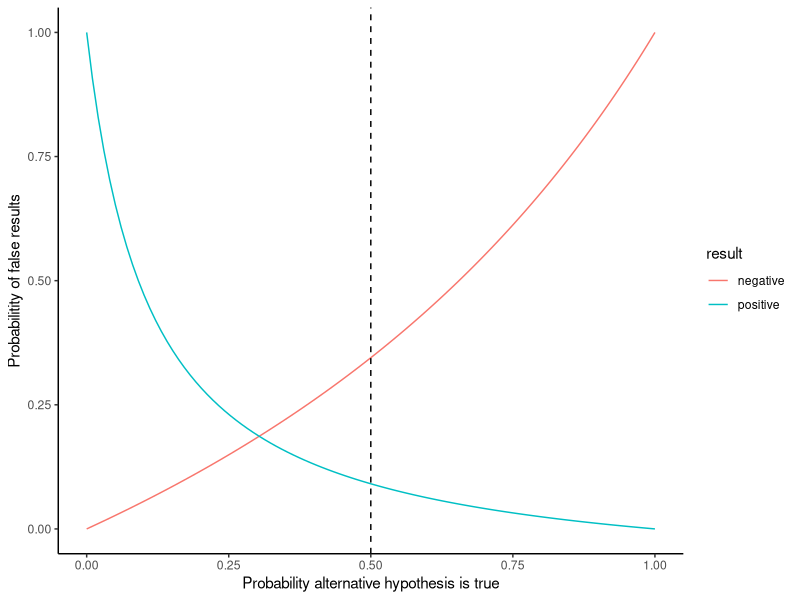

This chart was generated by the following R code:
## ---- chunk 1
library(ggplot2)


alpha <- 0.05
beta <- 0.5 

p_h1_true <- seq(0, 1, length = 100)
p_fp <- alpha * (1 - p_h1_true) /
  (alpha * (1 - p_h1_true) + (1 - beta) * p_h1_true)
p_fn <- beta * p_h1_true /
  (beta * p_h1_true + (1 - alpha) * (1 - p_h1_true))

dat <- rbind(
  data.frame(p_h1 = p_h1_true, prob = p_fp, result = "positive" ),
  data.frame(p_h1 = p_h1_true, prob = p_fn, result = "negative")
)
ggplot(dat, aes(x = p_h1, y = prob, colour = result)) +
  geom_line() +
  geom_vline(xintercept = 0.5, linetype = 2) +
  xlab("Probability alternative hypothesis is true") + 
  ylab("Probabilitity of false results") +
  xlim(0, 1) +
  theme_classic()

